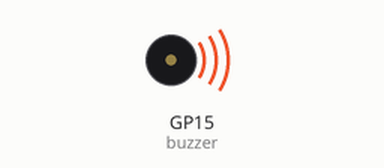
This program was run on a simulated Raspberry Pi Pico running MicroPython. Parts: buzzer (waves = sounding, pin HIGH). At 40.0 s the program stops and its outputs stay as they are.

Above: at 0.1 s.
Timing chart, 0 to 3.0 s (numbered marks = the images above):
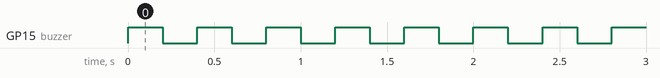

Measured:
- by itself, GP15 (buzzer): alternates HIGH for 0.20 s and LOW for 0.20 s, 200 changes in all, then stays LOW

The program:

main.py
```python
from machine import Pin
import time

# Now using GP15 (Physical Pin 20)
buzzer = Pin(15, Pin.OUT)


# Beep 3 times
for _ in range(100):
    buzzer.value(1)
    time.sleep(0.2)
    buzzer.value(0)
    time.sleep(0.2)
```
